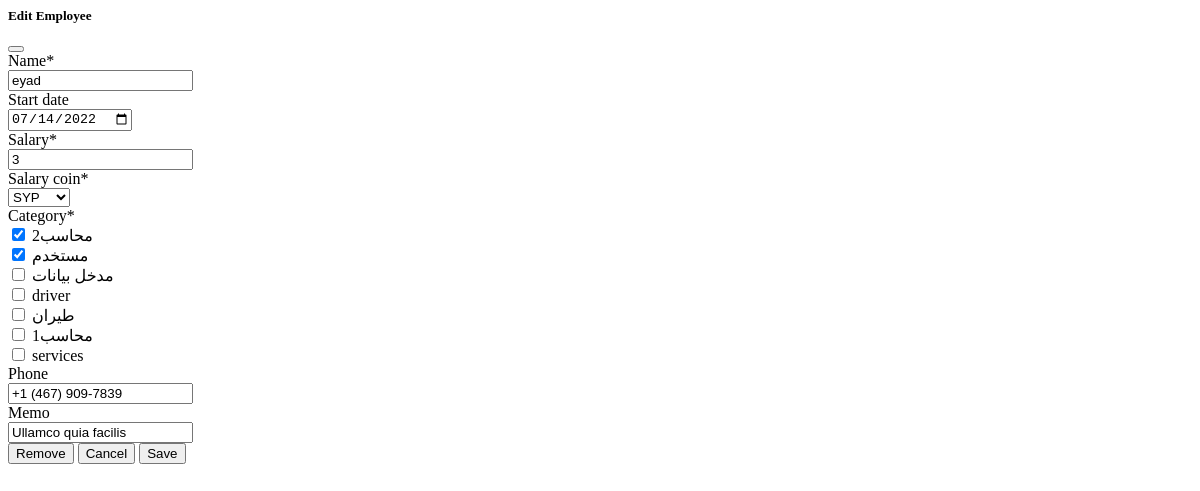
/employee/employees/1/edit, run on an earlier commit of the app's database.
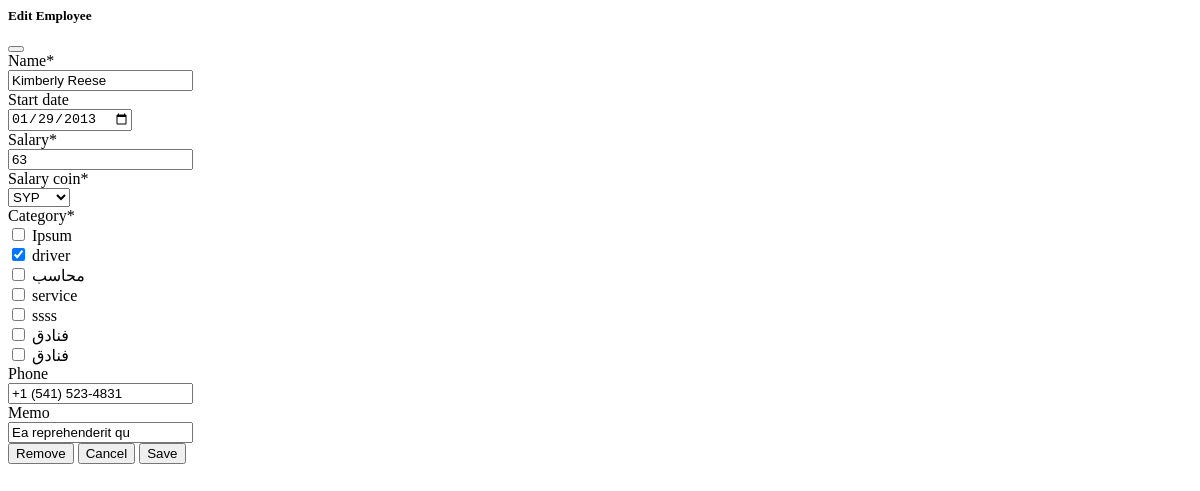
And on a later commit of the database.
### account/models.py (models this page shows, shortened)
class Account(BaseModel, SoftDeleteModel):
    Accountchoise=(
        ('متاجرة', (
            ('1','التأشيرات'),
            ('2','تذاكر طيران'),
            ('3','تذاكر برية'),
            ('4','تذاكر بحرية'),
            ('5','شحن'),
            ('6','حجز فندقي'),
            ('7','مستندات سفر'),
            ('8','عمولات'),
            ('9','تحويل عملة'),
            ('10','الاصول'),
            ('11','أرباح وخسائر'),
            ('12','رصيد مدور'),
            ('13','الاهتلاك'),
            ('14','مستحقات الموظفين'),
            ('15','التأمينات الاجتماعية'),
            ('16','المصروفات'),
                    )),
        ('الشركات و الزبائن', (
            ('20', 'الزبائن'),
            ('21','شركات التأشيرات'),
            ('22','شركات نقل جوي'),
            ('23','شركات نقل بري'),
            ('24','شركات نقل بحري'),
            ('25','فنادق'),
            ('26','شركات شحن'),
            ('27','شركات تأمين صحي'),
        )),
      ('حسابات الشركة',(
            ('30','المالكين'),
            ('31','الموظفين'),
            ('32','الصناديق'),
            ('33','مصاريف يومية'),
            ('34','الحافلات'),
      )
      )
    )
    name         = models.CharField(max_length=255 )
    account_type = models.CharField(choices=Accountchoise ,max_length=4, blank=True)
    class Meta:
        unique_together = [['name', 'company']]

### employee/models.py (models this page shows, shortened)
class Employee(BaseModel, SoftDeleteModel):
    account = models.ForeignKey(Account, on_delete=models.CASCADE )
    start_date = models.DateField( blank=True, null=True)
    category    = models.ManyToManyField(EmployeeType,  related_name='EmployeeType')
    salary = models.IntegerField()
    salary_coin = models.ForeignKey(Coin, on_delete=models.CASCADE )
    phone = models.CharField( max_length = 25, blank=True, null=True)
    memo = models.TextField(blank=True,null=True)

class EmployeeType(BaseModel):
    category = models.CharField(max_length=255)
    def __str__(self):
        return self.category

### employee/views.py (the view)
# urls.py: path('employees/<int:pk>/edit', edit_employee, name='edit_employee'),
def edit_employee(request, pk):
    employee = get_object_or_404(Employee, pk=pk)
    account = get_object_or_404(Account , pk = employee.account.pk)
    if request.method == "POST":
        form = EmployeeForm(request.POST, instance=employee)
        accountForm = AccountForm(request.POST, instance=account)
        if form.is_valid()and accountForm.is_valid():
            account = accountForm.save(commit=False)
            account.company=request.user.company
            account.author=request.user
            account.save()
            employee = form.save(commit=False)
            employee.author=request.user
            employee.company=request.user.company
            employee.account=account
            employee.save()
            employee.category.clear()
            cats =form.cleaned_data['category']
            for cat in cats:
                employee.category.add(cat)
            return HttpResponse(
                status=204,
                headers={
                    'HX-Trigger': json.dumps({
                        "employeeListChanged": None,
                        "showMessage": f"{employee.account.name} updated."
                    })
                }
            )
    else:
        form = EmployeeForm(instance=employee)
        accountForm = AccountForm(instance=account)
    return render(request, 'employee/employee_form.html', {
        'form': form,'accountForm':accountForm,
        'employee': employee,
    })

### employee/forms.py
class EmployeeForm(forms.ModelForm):
    category= forms.ModelMultipleChoiceField(
        queryset=EmployeeType.objects.all(),
        widget=forms.CheckboxSelectMultiple()
    )
    class Meta:
        model = Employee
        fields = ['start_date','category','salary','salary_coin','phone','memo',]
        widgets = {
          'start_date': DateInput(attrs={'type': 'date'}, format='%Y-%m-%d'),
            'memo': forms.TextInput(attrs={'row': '20'}),
        }

### account/forms.py
class AccountForm(forms.ModelForm):
    class Meta:
        model = Account
        fields = ['name','account_type' ]

### coin/models.py (called while the page is built)
    def __str__(self):
        return f'{self.short_title}'

### common/managers.py (called while the page is built)
    def get_queryset(self):
        return super(SoftDeleteManager,self).get_queryset().filter(is_deleted=False)

### employee/templates/employee/employee_form.html (shortened to what this page needs)
{% load crispy_forms_tags %}
<div class="container">
    <form
         hx-post="{{ request.path }}"
         hx-headers='{"X-CSRFToken":"{{ csrf_token }}"}'
         class="modal-content">
  <div class="modal-header">
    <h5 class="modal-title">Edit Employee</h5>
    <button type="button" class="btn-close" data-bs-dismiss="modal" aria-label="Close"></button>
  </div>
  <div class="modal-body container">
    <div class="mb-3 row">
      <div class="form-group col-md-6 mb-0">
        {{  accountForm.name|as_crispy_field }}
          </div>
    <div class="form-group col-md-6 mb-0">
       {{  form.start_date|as_crispy_field  }}
    </div>
    </div>
    <div class="mb-3 row">
      <div class="form-group col-md-6 mb-0">
       {{  form.salary|as_crispy_field  }}
      </div>
      <div class="form-group col-md-6 mb-0">
       {{  form.salary_coin|as_crispy_field  }}
      </div>
   </div>
    <div class="mb-3 row">
     <div class="form-group col-md-4 mb-0">
         {{  form.category|as_crispy_field }}
     </div>
     <div class="form-group col-md-6 mb-0">
        {{  form.phone|as_crispy_field  }}
     </div>
    </div>
   <div class="mb-3 row">
      <div class="form-group col-md-12 mb-0">
       {{  form.memo|as_crispy_field  }}
      </div>
          </div>
  </div>
  <div class="modal-footer">
    {% if employee %}
    <button type="button" class="btn btn-danger" hx-confirm="Are you sure you wish to delete {{ employee.account.name }}?" hx-post="{% url 'remove_employee' pk=employee.pk %}">Remove</button>
    {% endif %}
    <button type="button" class="btn btn-secondary" data-bs-dismiss="modal">
      Cancel
    </button>
    <button type="submit" class="btn btn-primary">Save</button>
  </div>
</form></div>

What changed in the data, as far as the page shows it:
no longer on this page (row edited): Account: name "eyad"
now on this page (row edited): Account: name "Kimberly Reese"
changed Employee "SYP": start_date "07/14/2022" → "01/29/2013"; salary "3" → "63"; phone "+1 (467) 909-7839" → "+1 (541) 523-4831"; memo "Ullamco quia facilis" → "Ea reprehenderit qu"
changed EmployeeType: category "☑ ☑ ☐ ☐ ☐ ☐ ☐" → "☐ ☑ ☐ ☐ ☐ ☐ ☐"
Also different on the page:
text no longer shown: "Category * 2محاسب مستخدم مدخل بيانات driver طيران محاسب1 services"
text now shown: "Category * Ipsum driver محاسب service ssss فنادق فنادق"
